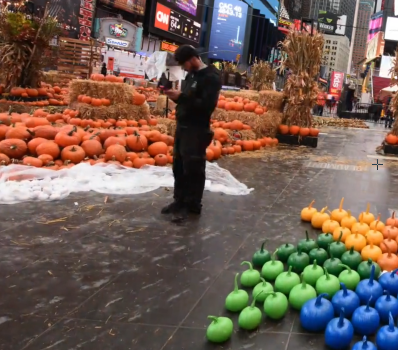
#> input picture images/t1_1.png, 398 x 350 px
$ python t1.py
#> lines starting #> are read from the running program, lines starting #| are printed output that depends on the picture; after the words box and inside, x2 and y2 are one past the last pixel; in counts of white or black regions, pixels touching at a corner belong together
#> further down, img1 is the input picture: shape (350, 398, 3); mean B, G, R 83.2, 93.9, 113.9
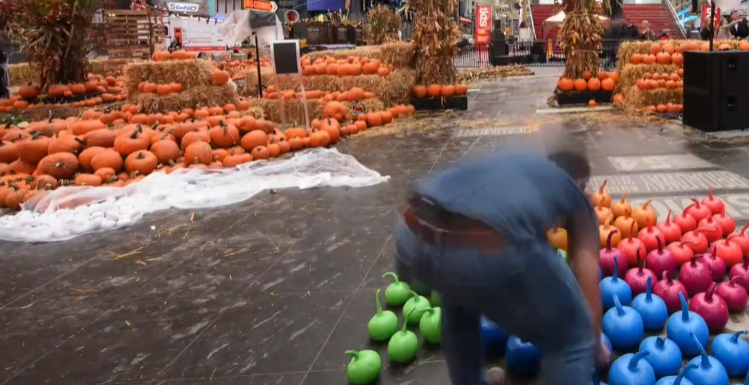
#> input picture images/t1_2.png, 749 x 385 px
#> further down, img2 is the input picture: shape (385, 749, 3); mean B, G, R 85, 91.1, 117.7
# Only add your code inside the function (including newly improted packages)
# You can design a new function and call the new function in the given functions.
# Not following the project guidelines will result in a 10% reduction in grades

import cv2
import numpy as np
import matplotlib.pyplot as plt

# Lowe's ratio algorithm used in FLANN (https://www.geeksforgeeks.org/python-opencv-drawmatchesknn-function/)
def match_descriptors_lowe(desc1, desc2, ratio_thresh, dist_thresh):
    matches = []
    for i, d1 in enumerate(desc1):
        distances = np.linalg.norm(desc2 - d1, axis=1)
        nearest = np.argsort(distances)[:2]

        # Lowe's ratio test
        if distances[nearest[0]] < ratio_thresh * distances[nearest[1]]:
            best_dist = distances[nearest[0]]
            if best_dist < dist_thresh:
                matches.append((i, nearest[0]))

    return matches

# Select stictly brighter color pixel to remove foreground of people wearing dark clothing
def merge_foreground(overlapimg, img1):
    # Convert to float32 for pixel math
    overlapimg = overlapimg.astype(np.float32)
    img1 = img1.astype(np.float32)

    # Compute per-pixel intensity sum
    clipped_sum = np.sum(overlapimg, axis=2, keepdims=True)
    img1_sum = np.sum(img1, axis=2, keepdims=True)

    # Only use overlapimg where it's strictly brighter than img1
    use_clipped = (clipped_sum > img1_sum)

    # Apply merging logic
    new = np.where(use_clipped, overlapimg, img1)

    return new.astype(np.uint8)

def stitch_background(img1, img2, savepath=''):
    "The output image should be saved in the savepath."
#> called with savepath = 'task1.png'
    "Do NOT modify the code provided."
    # Pad img1 to ensure img1 is larger than img2
    img1 = cv2.copyMakeBorder(img1, 150, 150, 150, 150, cv2.BORDER_CONSTANT, (0, 0, 0))
#> img1: shape (650, 698, 3)

    # Conver img to gray for easier feature extracting
    gray1 = cv2.cvtColor(img1, cv2.COLOR_BGR2GRAY)
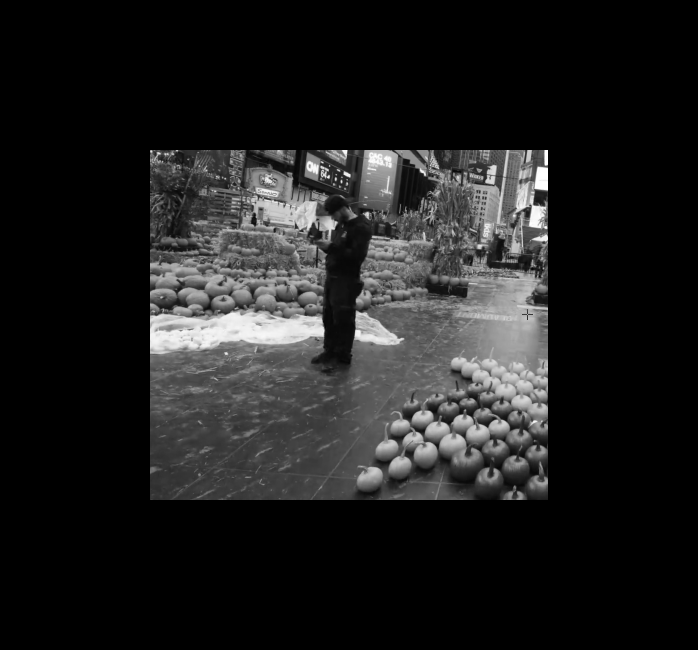
#> gray1: shape (650, 698); min 0, max 255, mean 30.3
    gray2 = cv2.cvtColor(img2, cv2.COLOR_BGR2GRAY)
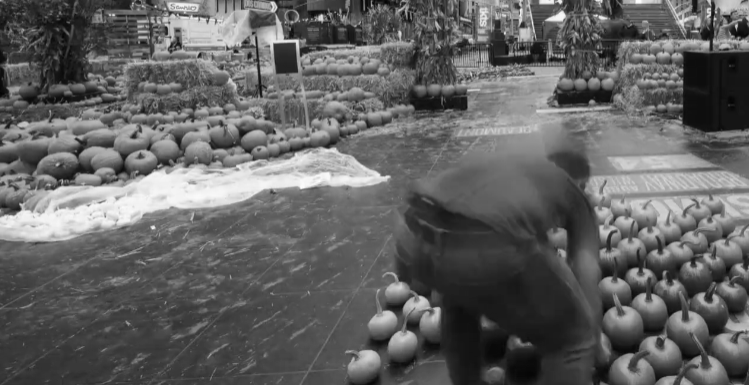
#> gray2: shape (385, 749); min 3, max 254, mean 98.3

    # SIFT (Scale-Invariant Feature Transform) to extract features (https://docs.opencv.org/4.x/da/df5/tutorial_py_sift_intro.html)
    sift = cv2.SIFT_create()
    kp1, des1 = sift.detectAndCompute(gray1, None)
#> kp1 = 1862 keypoints; strongest (x, y, size): (546, 152, 2.8), (345, 152, 3), (546, 163, 2.8), (328, 177, 1.9)
    kp2, des2 = sift.detectAndCompute(gray2, None)
#> kp2 = 3069 keypoints; strongest (x, y, size): (321, 18, 4.7), (560, 17, 7.5), (736, 26, 2.2), (715, 19, 1.8)

    # Feature matching
    matches = match_descriptors_lowe(des1, des2, 0.85, 100) # ratio_thresh 0.85, dist_thresh 100
#> the loop in match_descriptors_lowe, `for i, d1 in enumerate(desc1):` made 1862 passes
#> (nearest, best_dist) on passes 2, 16, 17, 20, 28, 37, 45, 51, 58: ([2792, 2781], 178.9), ([368, 1753], 252.4), ([367, 2378], 244.4), ([2136, 2768], 251.1), ([2038, 28], 256.7), ([31, 2813], 261.4), ([236, 2974], 211), ([250, 266], 79.1), ([248, 1644], 89.33)
#> best_dist on passes 67, 71, 72, 77, 79, 80: 251.4, 192.7, 151.7, 86.88, 167.7, 67.8
#> after the loop in match_descriptors_lowe, `for i, d1 in enumerate(desc1):`: matches = 127 pairs, first value 50 to 1790, second value 248 to 2175

    pts1 = np.float32([kp1[i].pt for i, _ in matches]).reshape(-1, 1, 2)
#> pts1 = 127 rows, first 8: [158.5, 331.5], [160.4, 312.2], [163.9, 355.9], [165.5, 312.6], [166, 349.4], [166.7, 319.6], [168.2, 333], [169.5, 328]
    pts2 = np.float32([kp2[j].pt for _, j in matches]).reshape(-1, 1, 2)
#> pts2 = 127 rows, first 8: [59.31, 210.7], [59.09, 184.5], [69.63, 242], [65.6, 184.4], [71.89, 232.9], [67.99, 193.3], [72.08, 211], [73.95, 203.6]

    # Warp img2 -> img1 using homography matrix derived from findHomography()
    H, mask = cv2.findHomography(pts2, pts1, cv2.RANSAC, 5.0)
#> H = [[0.741, -0.0837, 132.7], [0.106, 0.75, 168.3], [1.32e-05, 1.03e-05, 1]]; mask = 127 values from 1 to 1
    warped = cv2.warpPerspective(img2, H, (img1.shape[1] + img2.shape[1], img1.shape[0]))
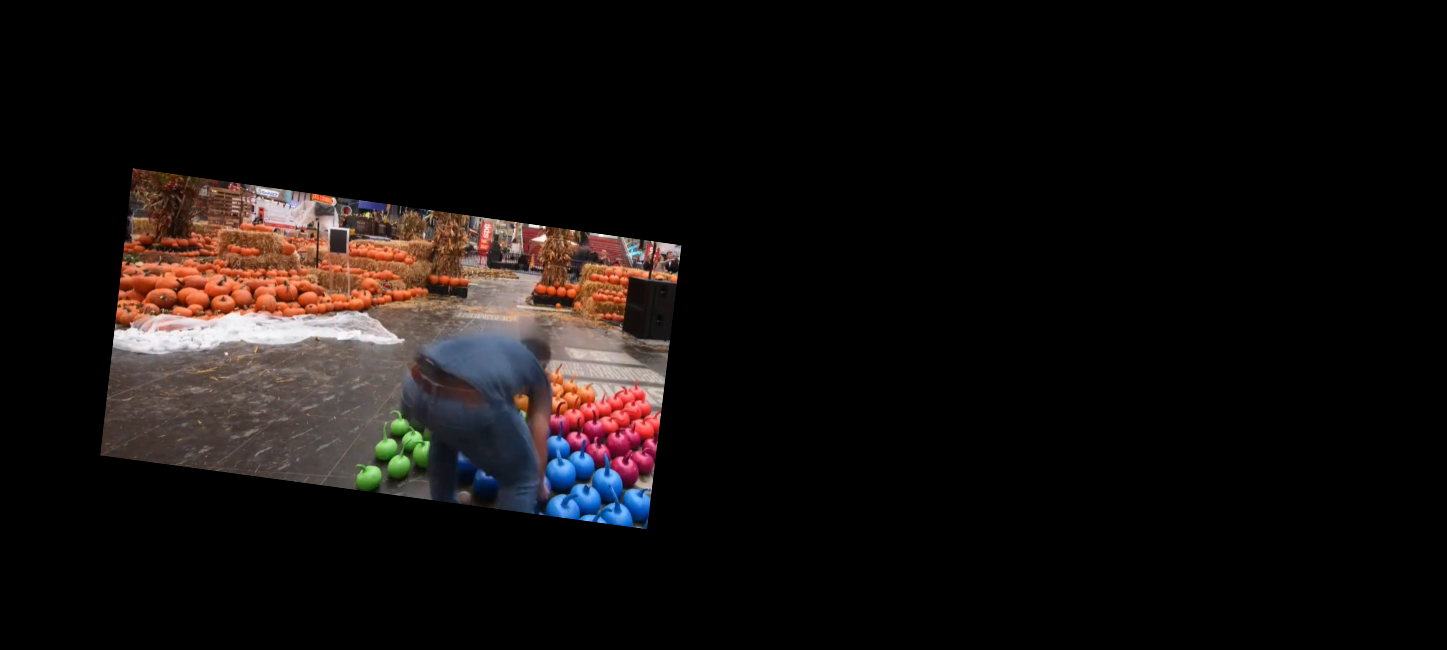
#> warped: shape (650, 1447, 3); mean B, G, R 14.3, 15.4, 19.9

    # Extract overlap region
    overlapimg = warped[0:img1.shape[0], 0:img1.shape[1]]

    merged = merge_foreground(overlapimg, img1)
#> in merge_foreground, `clipped_sum = np.sum(overlapimg, axis=2, keepdims=True)`:
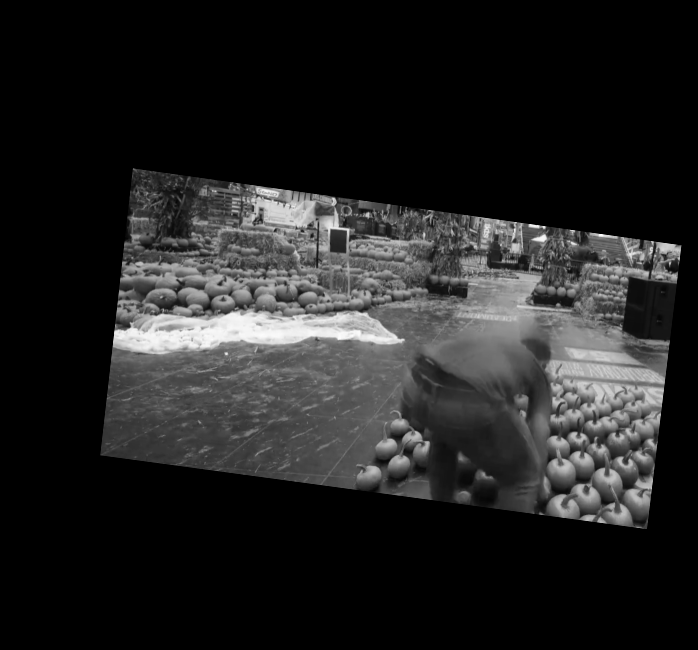
#> clipped_sum: shape (650, 698, 1) float32; min 0, max 760, mean 102.9; drawn with min black and max white
#> in merge_foreground, `use_clipped = (clipped_sum > img1_sum)`:
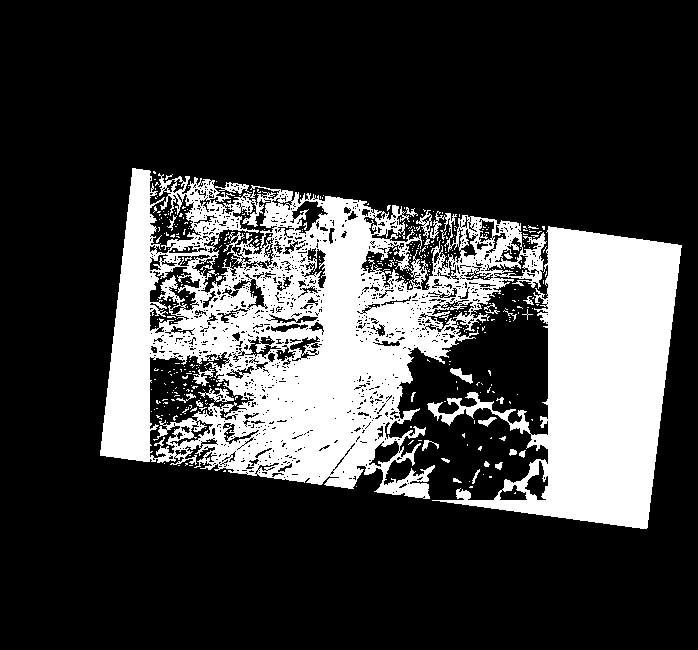
#> use_clipped: shape (650, 698, 1) bool; 24.1% white; 420 white regions (389 under 20 px), largest, box (x1, y1, x2, y2) and area: (100, 168, 547, 499) 69217, (427, 226, 682, 529) 37130, (198, 388, 234, 402) 205
#> in merge_foreground, `new = np.where(use_clipped, overlapimg, img1)`:
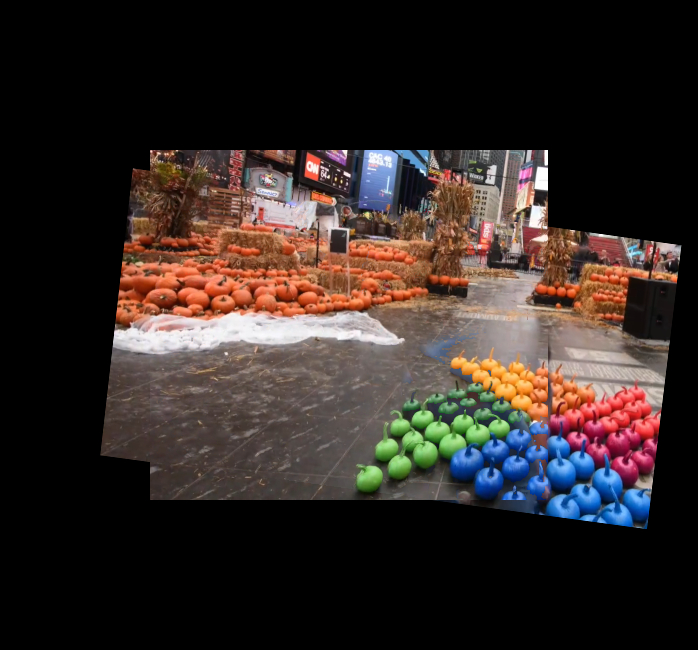
#> new: shape (650, 698, 3) float32; mean of channels 0, 1, 2 36.9, 40, 49.9; drawn as B, G, R

    cv2.imwrite(savepath, merged)
    return

if __name__ == "__main__":
    img1 = cv2.imread('./images/t1_1.png')
    img2 = cv2.imread('./images/t1_2.png')
    savepath = 'task1.png'
    stitch_background(img1, img2, savepath=savepath)
